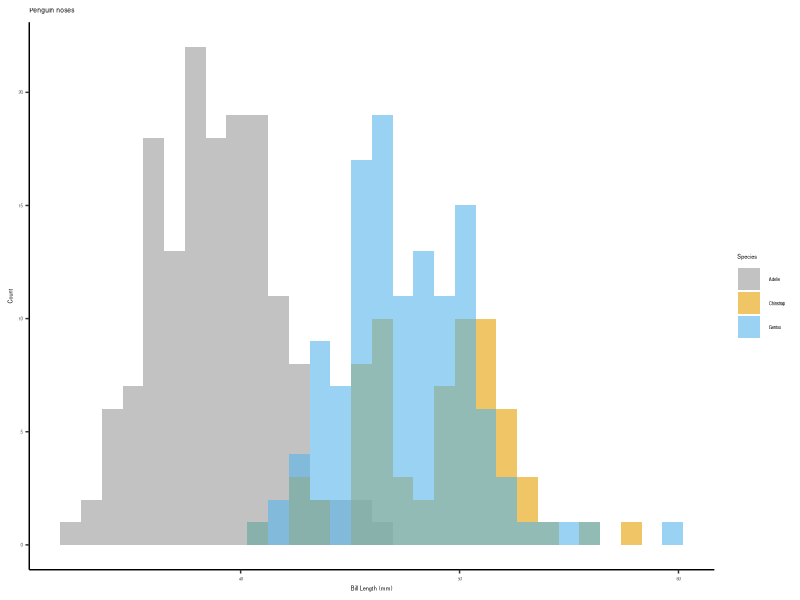
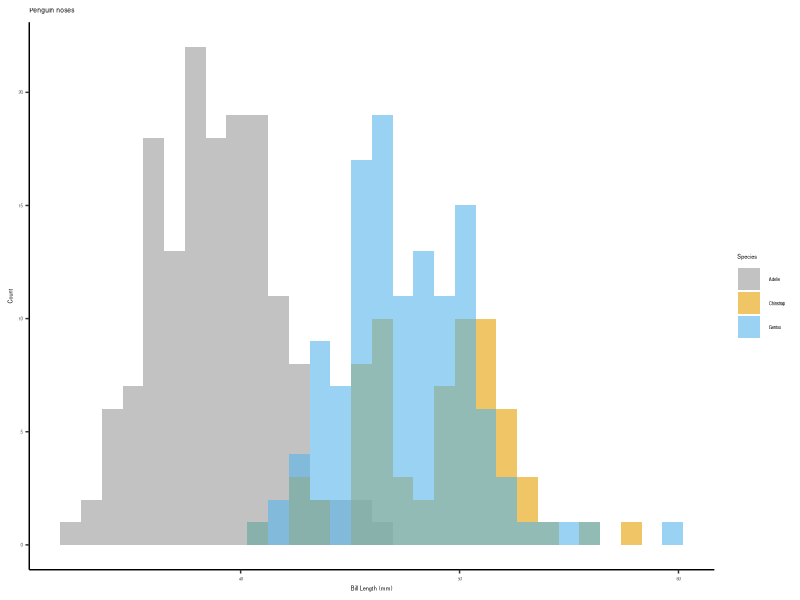

Here is the R script that generated these plots, in order:
library(palmerpenguins)
library(ggplot2)
library(dplyr)

data(package = 'palmerpenguins')

# Look at distribution of bill lengths in 3 species
palette = c("#999999", "#E69F00", "#56B4E9")
theme_set(
  theme_classic(base_size = 7)
)

px <- ggplot(data=penguins, aes(bill_length_mm))+
  geom_histogram(aes(fill=species), alpha=0.6, position="identity")+
  theme_classic()+
  theme(text = element_text(size = 4))+
  xlab("Bill Length (mm)")+
  ylab("Count")+
  ggtitle("Penguin noses")+
  scale_fill_manual("Species",values=palette)
px  
ggsave("my_penguin_plot.png",px, device = "png", width=1.5,height=1)

# Run a linear model
# t <- penguins %>%
#  select(c("species","bill_length_mm","bill_depth_mm","flipper_length_mm","body_mass_g")) %>%
#  aggregate(.~species,.,FUN=mean,na.rm=TRUE) %>%
#  kable() %>%
#  cat(.,file="mymodel.html")

